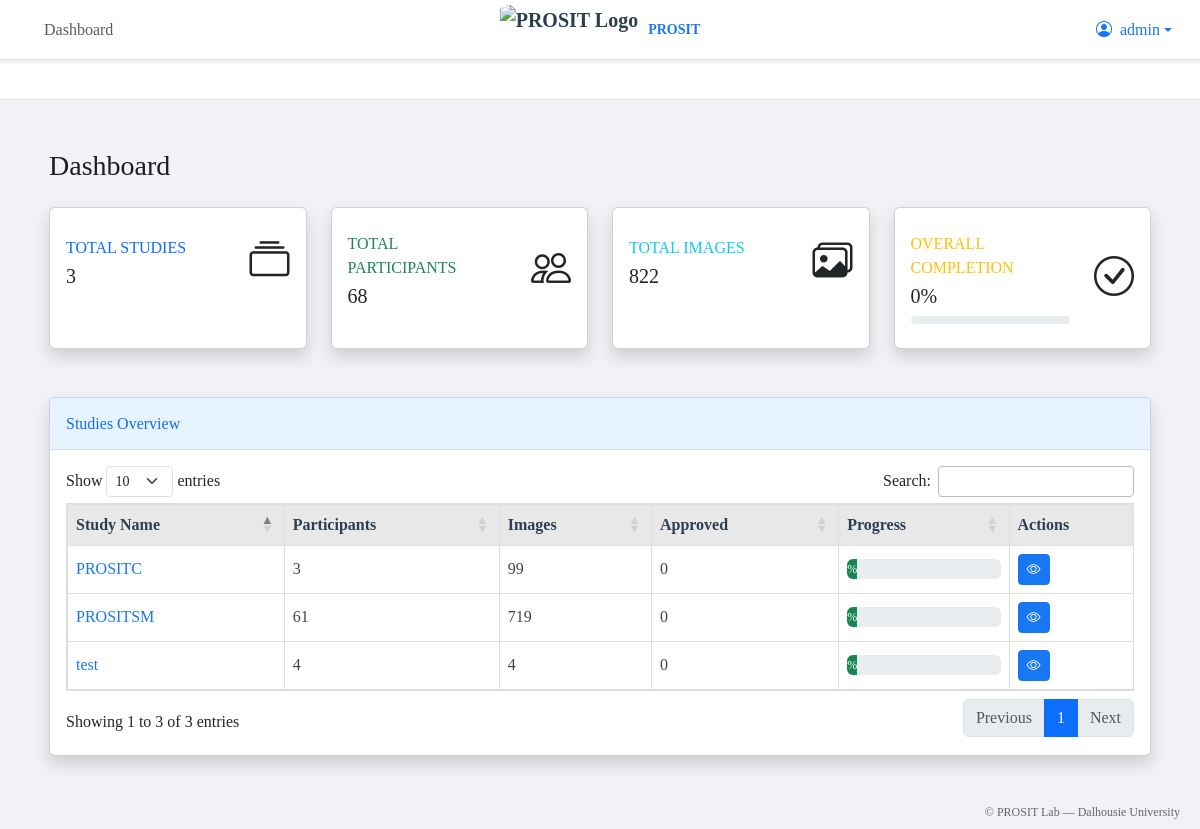
The page / (signed in) on the database its author committed.
### models/users.py (models this page shows, shortened)
class Users(db.Model, UserMixin):
    __tablename__ = 'users'
    id = db.Column(db.Integer, primary_key=True)
    username = db.Column(db.String(80), unique=True, nullable=False)
    password_hash = db.Column(db.String(128), nullable=False)
    role = db.Column(db.String(20), default='reviewer')
    created_at = db.Column(db.DateTime, default=datetime.utcnow)
    email = db.Column(db.String(120), nullable=True, default=None)
    last_login = db.Column(db.DateTime, nullable=True)
    corrections = db.relationship('Corrections', back_populates='user')
    studies = db.relationship('Studies', secondary='user_studies', back_populates='reviewers')

### models/studies.py (models this page shows, shortened)
class Studies(db.Model):
    __tablename__ = 'studies'
    id = db.Column(db.Integer, primary_key=True)
    name = db.Column(db.String(100), nullable=False)
    description = db.Column(db.Text, nullable=True)
    reviewers = db.relationship('Users', secondary='user_studies', back_populates='studies')
    participants = db.relationship('Participants', back_populates='study')
    images = db.relationship('Images', back_populates='study')
    @property
    def image_count(self):
        return len(self.images)
    @property
    def approved_count(self):
        return sum(1 for img in self.images if img.status == 'approved')

### models/images.py (models this page shows, shortened)
class Images(db.Model):
    __tablename__ = 'images'
    id = db.Column(db.Integer, primary_key=True)
    filename = db.Column(db.String(255), nullable=False)
    filepath = db.Column(db.String(255), nullable=False)
    status = db.Column(db.String(20), default='pending')
    upload_time = db.Column(db.DateTime, nullable=False, default=db.func.current_timestamp())
    study_id = db.Column(db.Integer, db.ForeignKey('studies.id'), nullable=False)
    participant_id = db.Column(db.Integer, db.ForeignKey('participants.id'), nullable=False)
    study = db.relationship('Studies', back_populates='images')
    participant = db.relationship('Participants', back_populates='images')
    ocr_results = db.relationship('OCRResults', back_populates='image')
    corrections = db.relationship('Corrections', back_populates='image')

### routes/dashboard.py (the view)
@dashboard_bp.route('/')
@login_required
def index():
    studies = Studies.query.options(
        db.joinedload(Studies.participants)
    ).all()
    if current_user.role != 'admin':
        studies = [study for study in studies if study in current_user.studies]
    total_participants = sum(len(study.participants) for study in studies)
    total_images = sum(study.image_count for study in studies)
    approved_images = sum(study.approved_count for study in studies)
    completion_rate = round((approved_images / total_images) * 100) if total_images > 0 else 0
    return render_template('dashboard/index.html',
                         all_studies=studies,
                         total_participants=total_participants,
                         total_images=total_images,
                         completion_rate=completion_rate)

### app.py (called while the page is built)
@flask_app.context_processor
def override_url_for():
    def prefixed_url_for(endpoint, **values):
        url = flask_app.url_for(endpoint, **values)
        url = url.replace('/annotation', '')
        url = f"/annotation{url}"
        return url
    return dict(url_for=prefixed_url_for)

### templates/dashboard/index.html (shortened to what this page needs)
{% extends "base.html" %}
{% block breadcrumbs %}
    <li class="breadcrumb-item active">Dashboard</li>
{% endblock %}
{% block content %}
<div class="container-fluid">
    <div class="d-sm-flex align-items-center justify-content-between mb-4">
        <h1 class="h3 mb-0 text-gray-800">Dashboard</h1>
    </div>
    <div class="row mb-4">
        <div class="col-xl-3 col-md-6 mb-4">
            <div class="card border-left-primary shadow h-100 py-2">
                <div class="card-body">
                    <div class="row no-gutters align-items-center">
                        <div class="col mr-2">
                            <div class="text-xs font-weight-bold text-primary text-uppercase mb-1">
                                Total Studies</div>
                            <div class="h5 mb-0 font-weight-bold text-gray-800">{{ all_studies|length }}</div>
                        </div>
                        <div class="col-auto">
                            <i class="bi bi-collection fs-1 text-gray-300"></i>
                        </div>
                    </div>
                </div>
            </div>
        </div>
        <div class="col-xl-3 col-md-6 mb-4">
            <div class="card border-left-success shadow h-100 py-2">
                <div class="card-body">
                    <div class="row no-gutters align-items-center">
                        <div class="col mr-2">
                            <div class="text-xs font-weight-bold text-success text-uppercase mb-1">
                                Total Participants</div>
                            <div class="h5 mb-0 font-weight-bold text-gray-800">{{ total_participants }}</div>
                        </div>
                        <div class="col-auto">
                            <i class="bi bi-people fs-1 text-gray-300"></i>
                        </div>
                    </div>
                </div>
            </div>
        </div>
        <div class="col-xl-3 col-md-6 mb-4">
            <div class="card border-left-info shadow h-100 py-2">
                <div class="card-body">
                    <div class="row no-gutters align-items-center">
                        <div class="col mr-2">
                            <div class="text-xs font-weight-bold text-info text-uppercase mb-1">
                                Total Images</div>
                            <div class="h5 mb-0 font-weight-bold text-gray-800">{{ total_images }}</div>
                        </div>
                        <div class="col-auto">
                            <i class="bi bi-images fs-1 text-gray-300"></i>
                        </div>
                    </div>
                </div>
            </div>
        </div>
        <div class="col-xl-3 col-md-6 mb-4">
            <div class="card border-left-warning shadow h-100 py-2">
                <div class="card-body">
                    <div class="row no-gutters align-items-center">
                        <div class="col mr-2">
                            <div class="text-xs font-weight-bold text-warning text-uppercase mb-1">
                                Overall Completion</div>
                            <div class="h5 mb-0 font-weight-bold text-gray-800">{{ completion_rate }}%</div>
                            <div class="progress mt-2" style="height: 8px;">
                            </div>
                        </div>
                        <div class="col-auto">
                            <i class="bi bi-check-circle fs-1 text-gray-300"></i>
                        </div>
                    </div>
                </div>
            </div>
        </div>
    </div>
    <div class="card shadow mb-4">
        <div class="card-header py-3 d-flex justify-content-between align-items-center">
            <h6 class="m-0 font-weight-bold text-primary">Studies Overview</h6>
        </div>
        <div class="card-body">
            <div class="table-responsive">
                <table class="table table-bordered table-hover" id="studiesTable" width="100%" cellspacing="0">
                    <thead class="table-light">
                        <tr>
                            <th>Study Name</th>
                            <th>Participants</th>
                            <th>Images</th>
                            <th>Approved</th>
                            <th>Progress</th>
                            <th>Actions</th>
                        </tr>
                    </thead>
                    <tbody>
                        {% for study in all_studies %}
                        <tr>
                            <td>
                                <a href="{{ url_for('dashboard.study', study_name=study.name) }}">
                                    {{ study.name }}
                                </a>
                            </td>
                            <td>{{ study.participants|length }}</td>
                            <td>{{ study.image_count }}</td>
                            <td>{{ study.approved_count }}</td>
                            <td>
                                <div class="progress" style="height: 20px;">
                                    <div class="progress-bar bg-success"
                                         role="progressbar"
                                         style="width: {{ study.completion_percentage }}%"
                                         aria-valuenow="{{ study.completion_percentage }}"
                                         aria-valuemin="0"
                                         aria-valuemax="100">
                                        {{ study.completion_percentage }}%
                                    </div>
                                </div>
                            </td>
                            <td>
                                <a href="{{ url_for('dashboard.study', study_name=study.name) }}"
                                   class="btn btn-sm btn-outline-primary"
                                   title="View Study">
                                    <i class="bi bi-eye"></i>
                                </a>
                            </td>
                        </tr>
                        {% endfor %}
                    </tbody>
                </table>
            </div>
        </div>
    </div>
</div>
{% endblock %}

### templates/base.html (shortened to what this page needs)
<!DOCTYPE html>
<html lang="en">
<head>
    <link href="https://cdn.jsdelivr.net/npm/bootstrap@5.3.0/dist/css/bootstrap.min.css" rel="stylesheet">
    <link rel="stylesheet" href="https://cdn.jsdelivr.net/npm/bootstrap-icons@1.10.0/font/bootstrap-icons.css">
    <link rel="stylesheet" href="{{ url_for('static', filename='css/styles.css') }}">
    <link rel="stylesheet" href="https://cdn.datatables.net/1.11.5/css/dataTables.bootstrap5.min.css">
    <link rel="stylesheet" href="https://cdnjs.cloudflare.com/ajax/libs/font-awesome/5.15.4/css/all.min.css">
</head>
<body>
    <div class="main-content-container">
        <nav class="navbar navbar-expand navbar-light bg-light top-navbar">
            <div class="container-fluid">
                <nav aria-label="breadcrumb" class="me-auto" style="flex-wrap: wrap; max-width: 25%; overflow: visible;">
                    <ol class="breadcrumb mb-0" style="flex-wrap: wrap;">
                        {% block breadcrumbs %}{% endblock %}
                    </ol>
                </nav>
                <div class="d-flex justify-content-center align-items-center position-absolute start-50" style="transform: translateX(-50%);">
                    <div class="navbar-brand" style="display: flex; flex-direction: row; align-items: center; margin-right: 0;">
                        <img src="{{ url_for('static', filename='images/PROSIT.jpeg') }}" alt="PROSIT Logo" style="height: 50px; margin-right: 10px; border-radius: 10%;">
                        <span style="font-size: 14px; color: #333;">PROSIT</span>
                    </div>
                </div>
                {% if current_user.is_authenticated %}
                <div class="dropdown">
                    <a href="#" class="d-flex align-items-center text-decoration-none dropdown-toggle" id="dropdownUser1" data-bs-toggle="dropdown">
                        <i class="bi bi-person-circle me-2"></i>
                        <span class="d-none d-sm-inline">{{ current_user.username }}</span>
                    </a>
                </div>
                {% endif %}
            </div>
        </nav>
        {% if current_user.is_authenticated and all_studies %}
        <nav class="navbar navbar-expand navbar-dark bg-dark studies-navbar">
            <div class="container-fluid">
                <ul class="navbar-nav">
                    <li class="nav-item dropdown">
                        <a class="nav-link dropdown-toggle" href="#" id="studiesDropdown" role="button" data-bs-toggle="dropdown">
                            <i class="bi bi-collection me-1"></i> Studies
                        </a>
                    </li>
                </ul>
            </div>
        </nav>
        {% endif %}
    <main class="container-fluid py-4 main-content">
        {% block content %}{% endblock %}
    </main>
    <footer class="text-end py-2" style="position: fixed; bottom: 0; right: 20px; color: #666; font-size: 12px; font-family: 'Georgia', serif;">
        © PROSIT Lab — Dalhousie University
    </footer>
</div>
</body>
</html>

### static/css/styles.css (style rules this page uses)
.top-navbar { position: fixed; top: 0; left: 0; right: 0; height: 60px; z-index: 1000; background-color: #f5f5f5; padding: 0.5rem 1rem; font-family: 'Georgia', serif; }
.studies-navbar { position: fixed; top: 60px; left: 0; right: 0; height: 40px; background-color: #2c3e50; z-index: 999; padding: 0.25rem 1rem; }
.main-content-container { margin-top: 100px; min-height: calc(100vh - 100px); padding: 25px; transition: all 0.3s; background-color: #fafafa; font-family: 'Georgia', serif; }
.navbar-brand { font-weight: 700; color: #2c3e50; }
.navbar-dark .navbar-nav .nav-link { color: rgba(255, 255, 255, 0.9); font-family: 'Georgia', serif; }
.breadcrumb { padding: 0.75rem 1rem; margin-bottom: 0; background-color: transparent; font-family: 'Georgia', serif; color: #555; }
.table { border: 1px solid #ddd; background-color: #fff; }
.table tbody tr td { vertical-align: middle; border-color: #ddd; font-family: 'Georgia', serif; color: #444; }
.table thead th { background-color: #e8e8e8; color: #2c3e50; font-family: 'Georgia', serif; }
a { color: #2c3e50; text-decoration: underline; }

### templates/base.html (style rules this page uses)
body { font-family: -apple-system, BlinkMacSystemFont, 'Segoe UI', Roboto, Helvetica, Arial, sans-serif; background-color: #f0f2f5; color: #1c1e21; }
.main-content-container { background-color: #f0f2f5; }
.top-navbar { background-color: #ffffff !important; border-bottom: 1px solid #dddfe2; box-shadow: 0 2px 4px rgba(0, 0, 0, 0.1); }
.navbar-brand span { color: #1877f2 !important; font-weight: bold; }
.studies-navbar { background-color: #ffffff !important; border-bottom: 1px solid #dddfe2; }
.studies-navbar .nav-link { color: #1c1e21; }
.main-content { background-color: #f0f2f5; }
.btn-primary, .btn-secondary, .btn-success, .btn-info, .btn-warning, .btn-light, .btn-dark, .btn-outline-primary, .btn-outline-secondary, .btn-outline-success, .btn-outline-info, .btn-outline-warning, .btn-outline-light, .btn-outline-dark, .btn-edit, .btn-manage, .btn-export { background-color: #1877f2 !important; border-color: #1877f2 !important; color: white !important; }
.card-header, .card-header-tabs, .card-header-pills { background-color: #e7f3ff !important; border-bottom: 1px solid #dddfe2 !important; color: #1c1e21 !important; }
a { color: #1877f2; text-decoration: none; }

### rows shown on the page
Users: username "admin"
Studies: name "test", participants|length "4", image_count "4", approved_count "0"
Studies: name "PROSITSM", participants|length "61", image_count "719", approved_count "0"
Studies: name "PROSITC", participants|length "3", image_count "99", approved_count "0"

### other values the page prints
{{ all_studies|length }} "3"
{{ total_participants }} "68"
{{ total_images }} "822"
{{ completion_rate }} "0"
